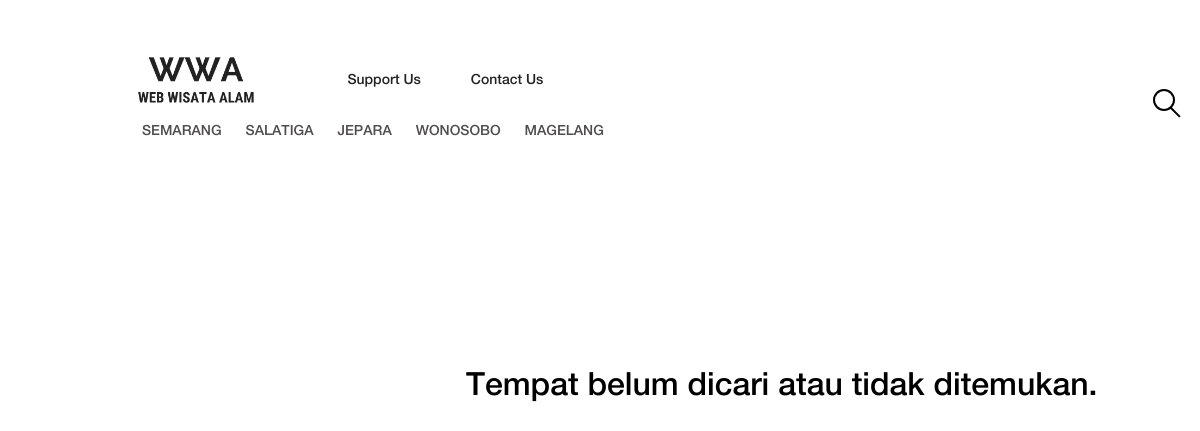
Screenshot of /p_grid.php with the database file from the repository.
### tables this page shows
CREATE TABLE `kota` (
  `id_kota` int(3) NOT NULL,
  `nama_kota` varchar(20) NOT NULL
);

### p_grid.php (the view, shortened to what this page needs)
<!DOCTYPE html>
<html lang="en">
<head>
    <link rel="stylesheet" href="style.css">
</head>
<body>
    <?php
      require_once 'db_login.php';
      $db = new mysqli($db_host, $db_username, $db_password, $db_database) or die ("Could not connect to the database: <br />". $db->connect_error);
    ?>
    <header class="header-area">
        <div class="original-nav-area" id="stickyNav">
            <div class="classy-nav-container breakpoint-off">
                <div class="container">
                    <nav class="classy-navbar justify-content-between">
                        <div class="classy-menu" id="originalNav">
                            <div class="classynav">
                                <div class="text-center">
                                    <div class="container h-100">
                                        <div class="row h-100 align-items-center">
                                            <div class="col-5">
                                                <a href="index.php" class="original-logo"><img src="img/core-img/2019.png" alt=""></a>
                                            </div>
                                            <div style="padding-right: 50px"><a href="support.php">Support Us</a></div>
                                            <div><a href="#contact">Contact Us</a></div>
                                        </div>
                                    </div>
                                    <div class="container h-100" style="padding-left: 100px; padding-top: 5px;">
                                        <div class="row h-100 align-items-center">
                                            <?php
                                        $qKota = "SELECT * FROM kota ORDER BY id_kota";
                                        $rKota = $db->query($qKota) or die ("Could not query the database: <br />". $db->error);
                                        while($tampilGrid = $rKota->fetch_object()){
                                            echo '
                                            <ul>
                                            <li><a href="orderkota.php?id_kota='.$tampilGrid->id_kota.'" >'.$tampilGrid->nama_kota.'</a></li>
                                            </ul>';
                                        }
                                        ?>
                                        </div>
                                    </div>
                                </div>
                                <div id="search-wrapper" align="right">
                                    <form class="form-inline" method="GET" action="p_grid.php">
                                        <input type="text" id="search" name="search" placeholder="Search something...">
                                    </form>
                                </div>
                            </div>
                        </div>
                    </nav>
                </div>
            </div>
        </div>
    </header>
    <?php
    if(isset($_GET['search'])){
      $search = $_GET['search'];
      $qGrid = 'SELECT * FROM artikel WHERE nama OR deskripsi LIKE "%'.$search.'%" ORDER BY id_artikel';
      $rGrid = $db->query($qGrid) or die ("Could not query the database: <br />". $db->error);
      echo '<div class="row mt-4" id="grid" style="padding-left: 250px;">';
      while($tampilGrid = $rGrid->fetch_object()){
        echo '
            <div class="col-"><a href="single-post.php?id_artikel='.$tampilGrid->id_artikel.'"><ul style="list-style-type:none;">
                <li><img src="tubes/images/'.$tampilGrid->gambar1.'"  width="200" height="100"></li>
                <li>'.$tampilGrid->nama.'</li></div>';
      }
      echo '</div>';
    }else{
      echo '
      <div class="mt-3 ml-3" style="padding-left: 450px; padding-top: 250px;">
          <h2>Tempat belum dicari atau tidak ditemukan.</h2>
      </div>';
    }
    ?>
  </body>
</html>

### style.css (style rules this page uses)
* { margin: 0; padding: 0; }
body { font-family: "helveticaneuemedium"; background-color: #ffffff; }
h1, h2, h3, h4, h5, h6 { color: #000000; font-weight: 500; line-height: 1.3; font-family: "helveticaneuemedium"; }
a { -webkit-transition-duration: 500ms; transition-duration: 500ms; text-decoration: none; outline: none; font-size: 14px; font-family: "helveticaneuemedium"; color: #4f4d4d; }
ul, ol { margin: 0; }
ul li, ol li { list-style: none; }
img { height: auto; max-width: 100%; }
.header-area { position: relative; width: 100%; z-index: 100; -webkit-transition-duration: 500ms; transition-duration: 500ms; }
.header-area .original-nav-area { height: 100px; }
.header-area .original-nav-area .classynav ul li a { text-transform: uppercase; color: #4f4d4d; }
.header-area .original-nav-area .classy-nav-container { background-color: transparent; }
.header-area .original-nav-area .classy-navbar { height: 200px; padding: 0; }
#search-wrapper { display: inline-block; position: absolute; right: 25px; margin-left: 50px; }
#search-wrapper:after { position: absolute; bottom: 3px; right: -9px; display: block; content: ""; width: 14px; height: 2px; background-color: #000000; -webkit-transform: rotate(45deg) scaleX(0); transform: rotate(45deg) scaleX(0); transform-origin: 0 50%; -webkit-animation: lens-in 0.6s linear 0.9s forwards; animation: lens-in 0.6s linear 0.9s forwards; }
#search-wrapper #search { background: none; border: 2px solid; border-color: #000000; outline: none; padding: 0 9px; border-radius: 1000px; width: 0; transition: all 0.3s 0.6s; font-size: 12px; }

### css/classy-nav.css (style rules this page uses)
* { margin: 0; padding: 0; }
body { font-family: "Roboto", sans-serif; background-color: #f2f4f8; overflow-x: hidden; }
ul, ol { margin: 0; }
ul li, ol li { list-style: none; }
img { height: auto; max-width: 100%; }
.classy-nav-container { position: relative; z-index: 100; background-color: #ffffff; }
.classy-nav-container * { box-sizing: border-box; }
.classy-nav-container a { -webkit-transition-duration: 500ms; transition-duration: 500ms; text-decoration: none; outline: none; font-size: 14px; font-weight: 400; color: #232323; display: inline-block; }
.justify-content-between { -webkit-box-pack: justify; -ms-flex-pack: justify; justify-content: space-between; }
.classy-navbar { width: 100%; height: 70px; padding: 0.5em 2em; display: -webkit-box; display: -ms-flexbox; display: flex; -webkit-box-align: center; -ms-flex-align: center; -ms-grid-row-align: center; align-items: center; }
.classynav ul li { display: inline-block; clear: both; position: inherit; z-index: 10; }
.classynav ul li a { padding: 0 12px; display: block; height: 35px; font-size: 14px; line-height: 34px; }
.breakpoint-off .classynav { display: -webkit-box; display: -ms-flexbox; display: flex; -webkit-box-align: center; -ms-flex-align: center; -ms-grid-row-align: center; align-items: center; }

### rows the page displays
kota: nama_kota "SEMARANG"
kota: nama_kota "SALATIGA"
kota: nama_kota "JEPARA"
kota: nama_kota "WONOSOBO"
kota: nama_kota "MAGELANG"
